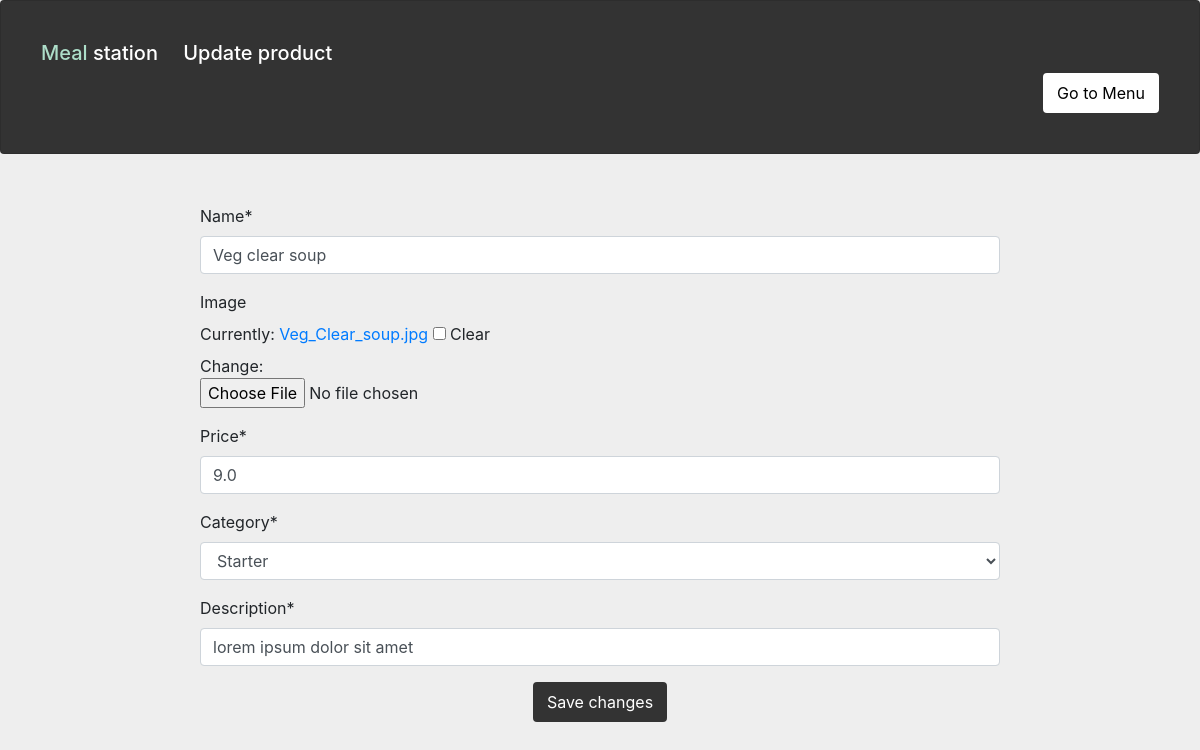
Page /updateProduct/3/ (signed in) on the earlier database version.
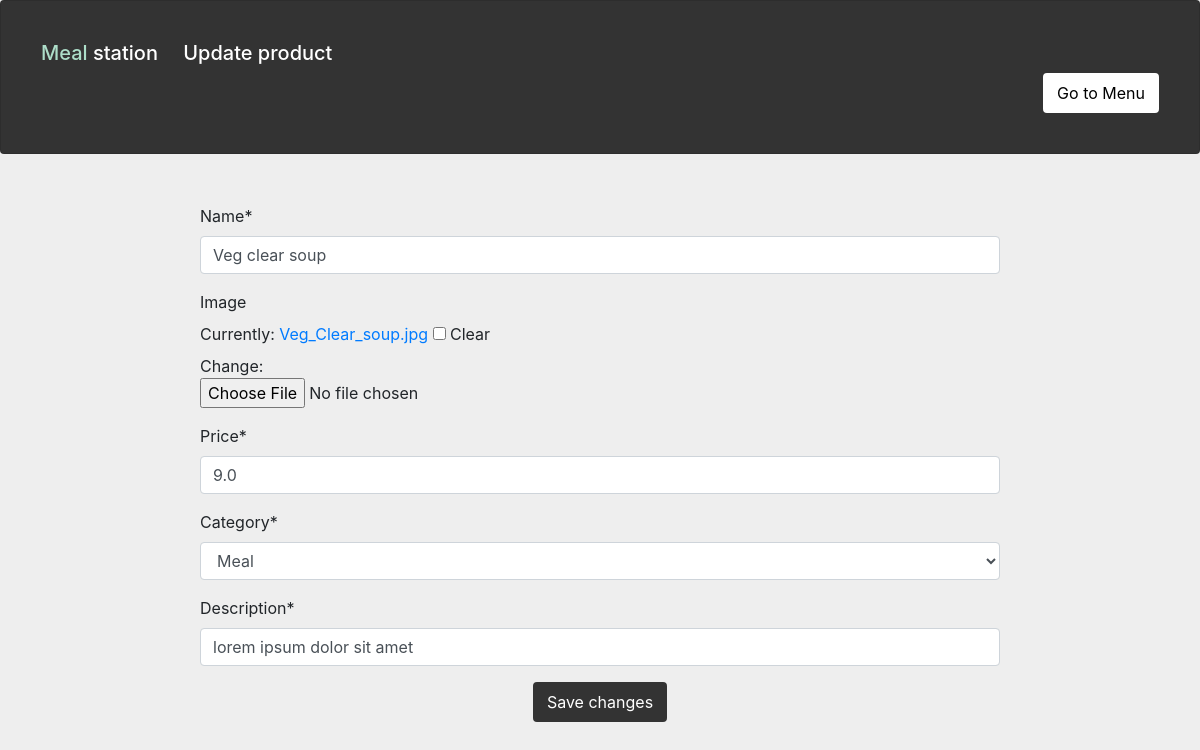
Same page on the later database version.
### home/models.py (models this page shows, shortened)
class Product(models.Model):
    CATEGORY=(
        ('Starter','Starter'),
        ('Meal','Meal'),
        ('Dessert','Dessert'),
        ('Snack','Snack'),
    )
    name=models.CharField(max_length=100,null=True)
    image=models.ImageField(null=True,blank=True)
    price=models.FloatField(null=True)
    category=models.CharField(max_length=100,null=True,choices=CATEGORY)
    description=models.CharField(max_length=100,null=True)
    date_created=models.DateTimeField(auto_now_add=True,null=True)

### home/decorators.py (the view)
        def wrapper_func(request, *args, **kargs):
            group=None
            if request.user.groups.exists():
                group=request.user.groups.all()[0].name
            if group in allowed_roles:
                return view_func(request, *args, **kargs)
            else:
                return render('home/error.html')

### home/forms.py
class ProductForm(ModelForm):
    class Meta:
        model = Product
        fields = '__all__'

### home/views.py (called while the page is built)
@allowedUsers(allowed_roles=['admin'])
def updateProduct(request,pk):
    product=Product.objects.get(id=pk)
    form=ProductForm(instance=product)
    if request.method=="POST":
        form=ProductForm(request.POST,request.FILES,instance=product)
        if form.is_valid():
            form.save()
            sweetify.success(request, 'Changes saved successfully!')
    context={'form':form,'header':'Update product','zxs':True}
    return render(request,'home/form.html',context)

### home/templates/home/form.html (shortened to what this page needs)
{% load crispy_forms_tags %}
<!DOCTYPE html>
<html lang="en">
<head>
    <link rel="stylesheet" href="https://stackpath.bootstrapcdn.com/bootstrap/4.3.1/css/bootstrap.min.css">
</head>
<body style="background-color: #eee;">
    <div class="card card-body" style="background-color: #333; padding: 40px;">
        <h5 style="color: #fff;"><span style="margin-right: 20px;"><span style="color: #addec9;">Meal</span> station</span>
           {{header}}
        </h5>
        {% if zxs %}
        <div style="text-align: right;">
            <a class="btn btn-primary" style="background-color: #fff; border: 2px solid #fff; color: #000;" href="{%url 'products' %}">Go to Menu</a>
        </div>
        {% else %}
        <div style="text-align: right;">
            <a class="btn btn-primary" style="background-color: #fff; border: 2px solid #fff; color: #000;" href="{%url 'home' %}">Home</a>
        </div>
        {% endif %}
    </div>
    <div style="padding: 50px 200px;">
        <form action="" method="POST" enctype="multipart/form-data">
            {{ form|crispy }}
            <div style="text-align: center;">
                <input class="btn btn-primary" id="submit" style="background-color: #333; border: 2px solid #333;" type="Submit" name="Submit" value="Save changes">
            </div>
        </form>
    </div>
    {% load sweetify %}
</body>
 </html>

Differences in the rows shown:
changed Product "Veg clear soup": category "Starter" → "Meal"
